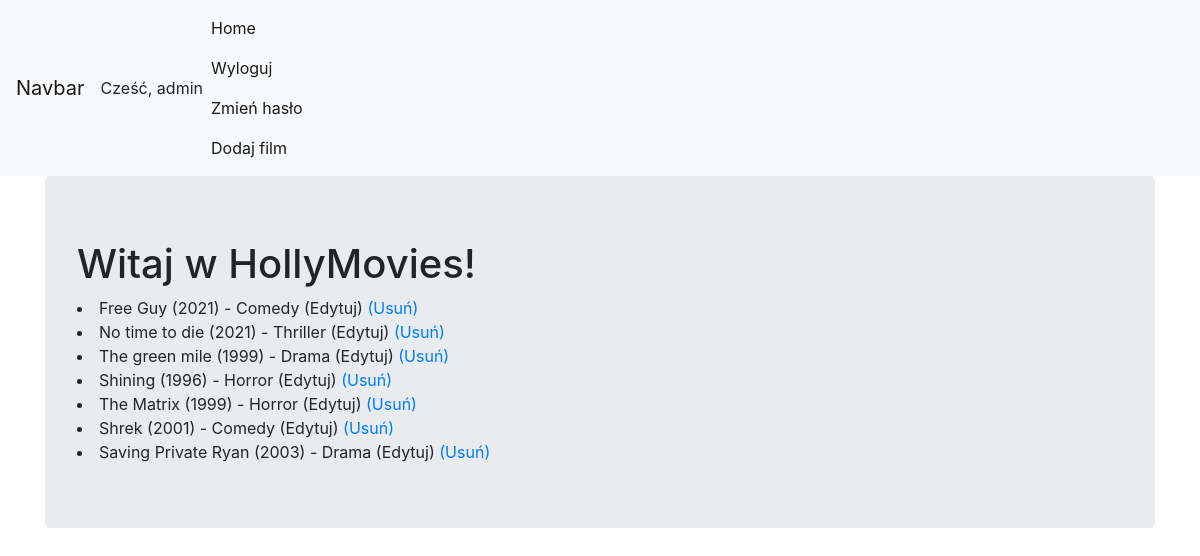
The app's page / (signed in) with its own data.
### viewer/models.py (models this page shows)
class Movie(Model):
    title = CharField(max_length=128)
    genre = ForeignKey(Genre, on_delete=DO_NOTHING)  # kiedy usuwamy film zostawiamy gatunek
    rating = IntegerField()
    released = DateField()
    description = TextField()
    created = DateTimeField(auto_now_add=True)  # zawsze bieżący czas

class Genre(Model):
    name = CharField(max_length=128)

### viewer/views.py (the view)
# urls.py: path('', MoviesView.as_view(), name='index'),
class MoviesView(LoginRequiredMixin, ListView):
    template_name = 'movies.html'
    model = Movie

### viewer/templates/movies.html (shortened to what this page needs)
{% extends "base.html" %}
{% block content %}
    <h1>Witaj w HollyMovies!</h1>
    {% for movie in object_list %}
        <li>
            {{ movie.title }} ({{ movie.released.year }}) - {{ movie.genre.name }}
            (Edytuj)
            <a href="{% url 'movie_delete' movie.id %}">(Usuń)</a>
        </li>
    {% endfor %}
{% endblock %}

### viewer/templates/base.html (shortened to what this page needs)
{% load static %}
<!DOCTYPE html>
<html {% if LANGUAGE_CODE %} lang="{{ LANGUAGE_CODE }}" {% endif %} >
<head>
    <link rel="stylesheet" href="https://cdn.jsdelivr.net/npm/bootstrap@4.6.0/dist/css/bootstrap.min.css">
</head>
<body>
    <nav class="navbar navbar-expand-lg navbar-light bg-light">
        <a class="navbar-brand" href="{% url 'index' %}">Navbar</a>
        {% if user.is_authenticated %}
        <div>
            {% if used.first_name %}Cześć, {{ user.first_name }}
            {% else %}Cześć, {{ user.username }} {% endif %}
        </div>
        {% endif %}
        <div class="collapse navbar-collapse" id="navbarSupportedContent">
            <ul class="navbar-nav mr-auto">
                <li class="nav-item active">
                    <a class="nav-link" href="#">Home <span class="sr-only">(current)</span></a>
                    {% if user.is_authenticated %}
                        <a class="nav-link" href="{% url 'logout' %}">Wyloguj</a>
                        <a class="nav-link" href="{% url 'password_change' %}">Zmień hasło</a>
                    {% else %}
                        <a class="nav-link" href="{% url 'login' %}">Zaloguj</a>
                        <a class="nav-link" href="{% url 'sign_up' %}">
                            Zarejestruj się
                        </a>
                    {% endif %}
                    <a class="nav-link" href="{% url 'movie_create' %}">Dodaj film</a>
                </li>
            </ul>
        </div>
    </nav>
    <div class="container">
        <div class="jumbotron">
            {% block content %}
            {% endblock %}
        </div>
    </div>
</body>
</html>

### records on screen
Movie: title "Free Guy", released.year "2021", genre.name "Comedy"
Movie: title "No time to die", released.year "2021", genre.name "Thriller"
Movie: title "The green mile", released.year "1999", genre.name "Drama"
Movie: title "Shining", released.year "1996", genre.name "Horror"
Movie: title "The Matrix", released.year "1999", genre.name "Horror"
Movie: title "Shrek", released.year "2001", genre.name "Comedy"
Movie: title "Saving Private Ryan", released.year "2003", genre.name "Drama"

### other values on screen
{{ user.username }} "admin"
